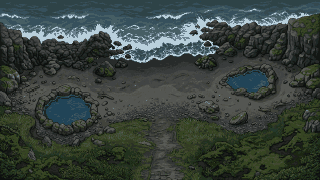
#> input picture assets/beach/ground.png, 320 x 180 px, found by its file name
$ python make_water_mask.py assets/beach/ground.png assets/beach/water_mask.png --seed 252,102 --seed 270,69
#> lines starting #> are read from the running program, lines starting #| are printed output that depends on the picture; after the words box and inside, x2 and y2 are one past the last pixel; in counts of white or black regions, pixels touching at a corner belong together
"""Builds a water mask for the ground image: the sea (connected to the top edge) and
any extra pools given as seed points. Output is grayscale, 0 on land and rising to 255
with distance from the shore, so a shader can keep the shoreline calm and move open water.

Run: uv run --no-project --with pillow --with numpy --with scipy python tools/make_water_mask.py assets/beach/ground.png assets/beach/water_mask.png --seed 252,102 --seed 270,69
"""

import argparse
from pathlib import Path

import numpy as np
from PIL import Image
from scipy import ndimage

FALLOFF_PX = 14.0


def is_water(rgb: np.ndarray, green_margin: int) -> np.ndarray:
#> called with green_margin = 12
    r, b = rgb[..., 0].astype(int), rgb[..., 2].astype(int)
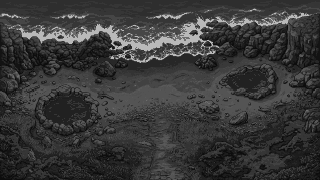
#> r: shape (180, 320) int64; min 13, max 185, mean 57
    g = rgb[..., 1].astype(int)
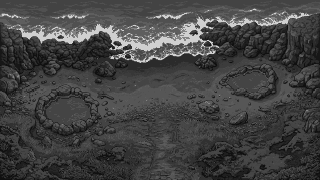
#> g: shape (180, 320) int64; min 16, max 208, mean 67.4
    bluish = (b > r + 6) & (g > r + green_margin)  # excludes blue-grey rocks
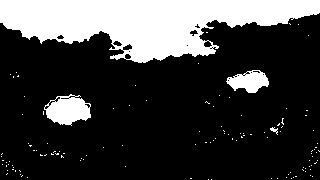
#> bluish: shape (180, 320) bool; 23.9% white; 121 white regions (117 under 20 px), largest, box (x1, y1, x2, y2) and area: (0, 0, 320, 63) 11942, (44, 94, 91, 126) 982, (226, 70, 269, 93) 619, (270, 127, 278, 135) 29
    foam = (rgb.min(axis=2) > 150) & (np.abs(b - r) < 40)
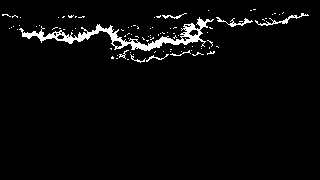
#> foam: shape (180, 320) bool; 3.5% white; 90 white regions (82 under 20 px), largest, box (x1, y1, x2, y2) and area: (19, 17, 214, 51) 1375, (255, 13, 309, 26) 132, (216, 17, 253, 27) 98
    return bluish | foam


def main() -> None:
    p = argparse.ArgumentParser(description=__doc__)
    p.add_argument("src", type=Path)
    p.add_argument("dst", type=Path)
    p.add_argument(
        "--green-margin",
        type=int,
        default=12,
        help="how much greener than red water must be (lower for dark seas)",
    )
    p.add_argument(
        "--seed", action="append", default=[], help="x,y pixel inside a pool"
    )
    a = p.parse_args()

    rgb = np.array(Image.open(a.src).convert("RGB"))
    labels, _ = ndimage.label(is_water(rgb, a.green_margin))
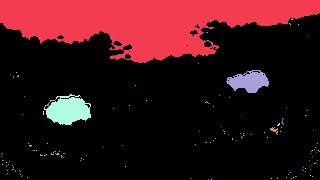
#> labels: shape (180, 320) int32; 154 distinct labels, from 0 to 153; one colour per label, 0 black
    keep = {labels[0, x] for x in range(rgb.shape[1]) if labels[0, x]}
#> keep = 1 item
    for seed in a.seed:
        x, y = (int(v) for v in seed.split(","))
        if labels[y, x]:
            keep.add(labels[y, x])
    water = np.isin(labels, list(keep))
#> water: shape (180, 320) bool; 20.7% white; 1 white region, box (x1, y1, x2, y2) and area: (0, 0, 320, 63) 11938
    water = ndimage.binary_closing(water, iterations=1)
#> water: shape (180, 320) bool; 20.2% white; 1 white region, box (x1, y1, x2, y2) and area: (1, 1, 319, 63) 11621
    dist = ndimage.distance_transform_edt(water)
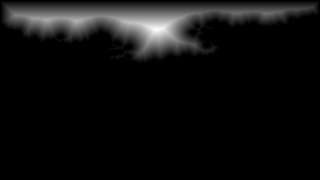
#> dist: shape (180, 320) float64; min 0, max 29, mean 1.7; drawn with min black and max white
    mask = np.clip(dist / FALLOFF_PX, 0.0, 1.0) * 255
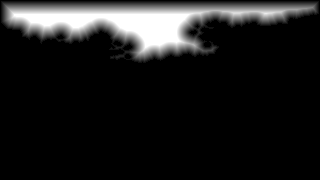
#> mask: shape (180, 320) float64; min 0, max 255, mean 28.7
    mask[water & (mask < 40)] = (
        40  # edge water still moves a little, so the foam line breathes
    )
#> mask: shape (180, 320) float64; 3.02% of pixels changed, all inside (x1, y1, x2, y2) = (1, 1, 319, 63)
    Image.fromarray(mask.astype(np.uint8), "L").save(a.dst)
    print(f"wrote {a.dst}: {water.mean():.1%} of pixels are water")
#| wrote assets/beach/water_mask.png: 20.2% of pixels are water


if __name__ == "__main__":
    main()
